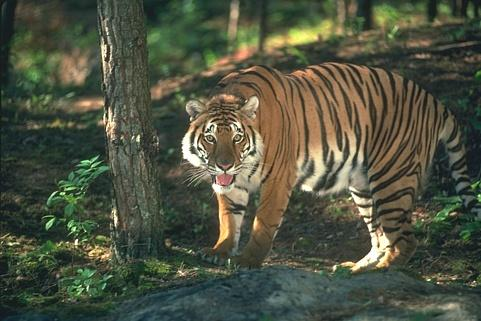
#> input picture Spectral_Clustering/tiger.jpeg, 481 x 321 px
$ python normalized_cut.py   (Python 2 division)   (older library calls are emulated)
#> lines starting #> are read from the running program, lines starting #| are printed output that depends on the picture
import numpy as np
import scipy.io
import pdb
import matplotlib.pyplot as plt
from scipy.misc import imread, imsave, imresize
from PIL import Image

# [37 lines left out: functions jpg_image_to_array, K_means, not called in this run]

def Gaussian_similarity(x1, x2, sigma):
	return np.exp(-np.matmul((x1-x2).T,(x1-x2))/(2*sigma*sigma))

#v means vertices
# [16 lines left out: function e_Neighbor_Similarity_Graph, not called in this run]

def Similarity_Graph(v):
	print "Construnct Similarity Graph\n"
	data_size = len(v)
	sim_graph = np.zeros([data_size, data_size])
	for i in range(data_size):
		for j in range(data_size):
			sim_graph[i,j] = Gaussian_similarity(v[i],v[j],sigma=1)

	print "Complete Construnction of  Similarity Graph\n"
	return sim_graph

# [16 lines left out: functions Degree_Graph, N_rw_Graph_Laplacian, not called in this run]

def N_Spectral_Clustering(vertices, k):
	sim_graph = Similarity_Graph(vertices)
	N_rw_GL = N_rw_Graph_Laplacian(sim_graph)

	eigenvalues, eigenvectors = np.linalg.eig(N_rw_GL)

	U = eigenvectors[:,:k]
	U = np.real(U)
	clustering_result, centroids = K_means(U,k)
	return clustering_result, centroids

# [4 lines left out: function read_data, not called in this run]

def read_image(file_name):
#> called with file_name = 'tiger.jpeg'
	data = imread(file_name)
#> data is the input picture: shape (321, 481, 3); mean R, G, B 79.1, 83.4, 65.1
	data = data/255
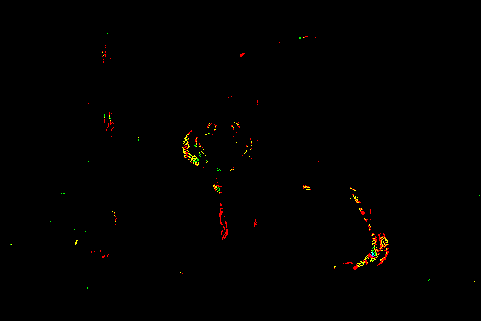
#> data: shape (321, 481, 3); mean R, G, B 0.00555, 0.00266, 7.77e-05; drawn with 1 as white
	image_shape= np.shape(data)
#> image_shape = (321, 481, 3)
	data = np.reshape(data, [image_shape[0]*image_shape[1],image_shape[2]])
	return data

# [15 lines left out: functions plot_cluster_result, recover_image_result, not called in this run]

def plot_image(result):
	plt.imshow(result)
	plt.show()

#data = read_data('two_moons.mat')
data = read_image('tiger.jpeg')
c_result , centroids = N_Spectral_Clustering(data,3)
#> in Similarity_Graph, `data_size = len(v)`: data_size = 154401
#> (the run stopped early here; a loop or call above may not have finished)
